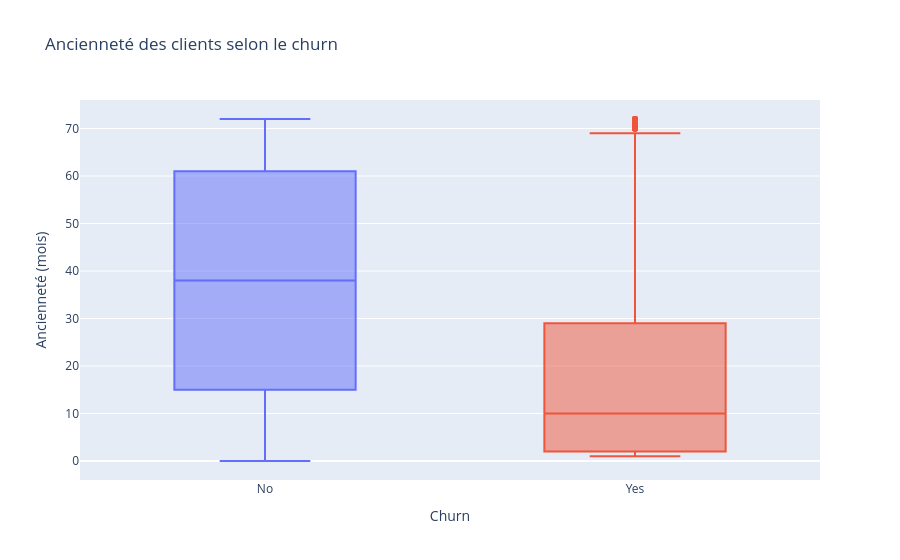

This figure's notebook cell:
### Markdown cell above
## 5. Ancienneté (tenure) vs Churn — boxplot

### Code cell
fig = px.box(
    df, x='Churn', y='tenure',
    color='Churn',
    color_discrete_map={'Yes': '#EF553B', 'No': '#636EFA'},
    title='Ancienneté des clients selon le churn',
    points='outliers'
)
fig.update_layout(yaxis_title='Ancienneté (mois)', showlegend=False)
fig.show()

### Figure 1 — Plotly figure (JSON) as saved in the notebook; plotly's stock layout.template omitted (floating-point values rounded to 4 significant figures; data arrays with more than 128 entries replaced by an {"elided": "..."} marker saying what was removed)
{"data": [{"alignmentgroup": "True", "boxpoints": "outliers", "hovertemplate": "Churn=%{x}<br>tenure=%{y}<extra></extra>", "legendgroup": "No", "marker": {"color": "#636EFA"}, "name": "No", "notched": false, "offsetgroup": "No", "orientation": "v", "showlegend": true, "type": "box", "x": {"elided": "5174 str values"}, "x0": " ", "xaxis": "x", "y": {"elided": "5174 int values"}, "y0": " ", "yaxis": "y"}, {"alignmentgroup": "True", "boxpoints": "outliers", "hovertemplate": "Churn=%{x}<br>tenure=%{y}<extra></extra>", "legendgroup": "Yes", "marker": {"color": "#EF553B"}, "name": "Yes", "notched": false, "offsetgroup": "Yes", "orientation": "v", "showlegend": true, "type": "box", "x": {"elided": "1869 str values"}, "x0": " ", "xaxis": "x", "y": {"elided": "1869 int values"}, "y0": " ", "yaxis": "y"}], "layout": {"boxmode": "overlay", "legend": {"title": {"text": "Churn"}, "tracegroupgap": 0}, "showlegend": false, "title": {"text": "Ancienneté des clients selon le churn"}, "xaxis": {"anchor": "y", "categoryarray": ["No", "Yes"], "categoryorder": "array", "domain": [0, 1], "title": {"text": "Churn"}}, "yaxis": {"anchor": "x", "domain": [0, 1], "title": {"text": "Ancienneté (mois)"}}}}
